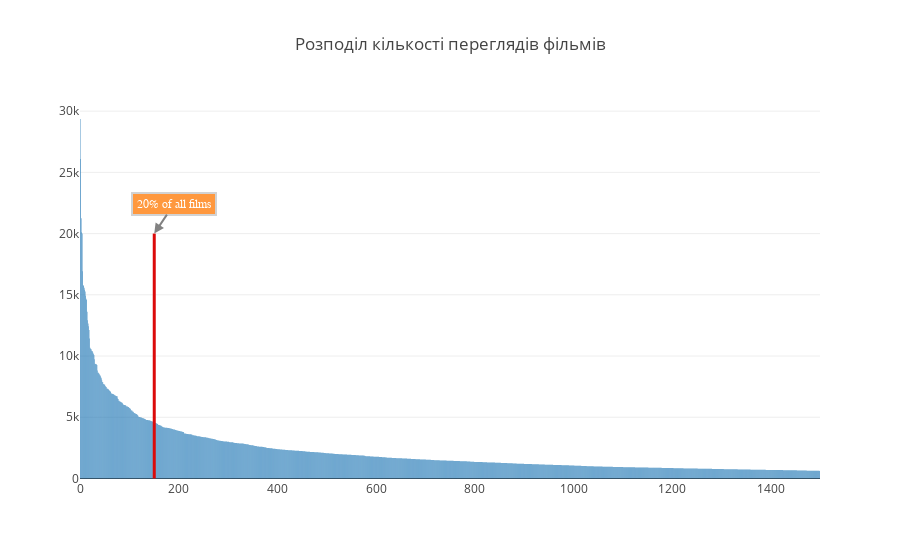

Here is the notebook cell this chart was saved with:
### Code cell
trace = go.Bar(
    x=list(range(len(val)))[:1500],
    y=val[:1500],
    name='Distribution',
#     marker=dict(
#         color='black'
#     )
)


data = [trace]
layout = go.Layout(
    title='Розподіл кількості переглядів фільмів',
    annotations=[
        dict(
            x=150,
            y=20000,
            xref='x',
            yref='y',
            text='20% of all films',
            showarrow=True,
            font=dict(
                family='Courier New, monospace',
                size=12,
                color='#ffffff'
            ),
            align='center',
            arrowhead=2,
            arrowsize=1,
            arrowwidth=2,
            arrowcolor='#636363',
            ax=20,
            ay=-30,
            bordercolor='#c7c7c7',
            borderwidth=2,
            borderpad=4,
            bgcolor='#ff7f0e',
            opacity=0.8
        )]
)
layout['shapes'] = [{
            'type': 'line',
            'x0': 150,
            'y0': 0,
            'x1': 150,
            'y1': 20000,
            'line': {
                'color': 'rgb(219, 10, 10)',
                'width': 3,
            },
        }]

config={'showLink': False, 'displayModeBar': False}

fig = go.Figure(data=data, layout=layout)

iplot(fig, filename='plots/metrics_chart.html', config=config)

### Figure 1 — Plotly figure (JSON) as saved in the notebook; plotly's stock layout.template omitted (floating-point values rounded to 4 significant figures; data arrays with more than 128 entries replaced by an {"elided": "..."} marker saying what was removed)
{"data": [{"name": "Distribution", "type": "bar", "uid": "fff314c6-7236-4606-bc55-4c32326be14a", "x": {"elided": "1500 int values"}, "y": {"elided": "1500 int values"}}], "layout": {"annotations": [{"align": "center", "arrowcolor": "#636363", "arrowhead": 2, "arrowsize": 1, "arrowwidth": 2, "ax": 20, "ay": -30, "bgcolor": "#ff7f0e", "bordercolor": "#c7c7c7", "borderpad": 4, "borderwidth": 2, "font": {"color": "#ffffff", "family": "Courier New, monospace", "size": 12}, "opacity": 0.8, "showarrow": true, "text": "20% of all films", "x": 150, "xref": "x", "y": 20000, "yref": "y"}], "shapes": [{"line": {"color": "rgb(219, 10, 10)", "width": 3}, "type": "line", "x0": 150, "x1": 150, "y0": 0, "y1": 20000}], "title": {"text": "Розподіл кількості переглядів фільмів"}}}
